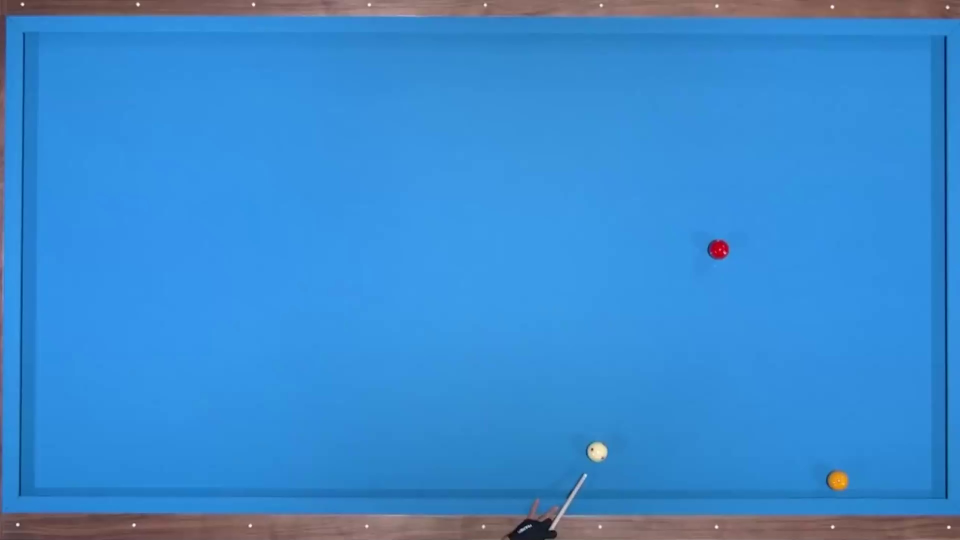
#> input picture first_frame.jpg, 1920 x 1080 px (shown at 1/2 size)
$ python dilation_and_erosion.py --input ../first_frame.jpg
#> lines starting #> are read from the running program, lines starting #| are printed output that depends on the picture
from __future__ import print_function
import cv2 as cv
import numpy as np
import argparse
src = None
erosion_size = 0
max_elem = 2
max_kernel_size = 21
title_trackbar_element_shape = 'Element:\n 0: Rect \n 1: Cross \n 2: Ellipse'
title_trackbar_kernel_size = 'Kernel size:\n 2n +1'
title_erosion_window = 'Erosion Demo'
title_dilation_window = 'Dilation Demo'
def main(image):
#> called with image = '../first_frame.jpg'
    global src
    src = cv.imread(cv.samples.findFile(image))
#> src is the input picture: shape (1080, 1920, 3); mean B, G, R 208.7, 138.9, 57.5
    if src is None:
        print('Could not open or find the image: ', image)
        exit(0)
    cv.namedWindow(title_erosion_window, cv.WINDOW_NORMAL)
    cv.resizeWindow(title_erosion_window, int(len(src[0])*0.3), int(len(src)*0.3))
    cv.createTrackbar(title_trackbar_element_shape, title_erosion_window, 0, max_elem, erosion)
#> slider 'Element:\n 0: Rect \n 1: Cross \n' is set to 1
    cv.createTrackbar(title_trackbar_kernel_size, title_erosion_window, 0, max_kernel_size, erosion)
#> slider 'Kernel size:\n 2n +1' is set to 7

    cv.namedWindow(title_dilation_window, cv.WINDOW_NORMAL)
    cv.resizeWindow(title_dilation_window, int(len(src[0])*0.3), int(len(src)*0.3))
    cv.createTrackbar(title_trackbar_element_shape, title_dilation_window, 0, max_elem, dilatation)
#> slider 'Element:\n 0: Rect \n 1: Cross \n' is set to 1
    cv.createTrackbar(title_trackbar_kernel_size, title_dilation_window, 0, max_kernel_size, dilatation)
#> slider 'Kernel size:\n 2n +1' is set to 7
    erosion(0)
    dilatation(0)
    cv.waitKey()
# optional mapping of values with morphological shapes
def morph_shape(val):
    if val == 0:
        return cv.MORPH_RECT
    elif val == 1:
        return cv.MORPH_CROSS
    elif val == 2:
        return cv.MORPH_ELLIPSE
def erosion(val):
#> called with val = 0
    erosion_size = cv.getTrackbarPos(title_trackbar_kernel_size, title_erosion_window)
    erosion_shape = morph_shape(cv.getTrackbarPos(title_trackbar_element_shape, title_erosion_window))

    element = cv.getStructuringElement(erosion_shape, (2 * erosion_size + 1, 2 * erosion_size + 1),
    (erosion_size, erosion_size))

    erosion_dst = cv.erode(src, element)
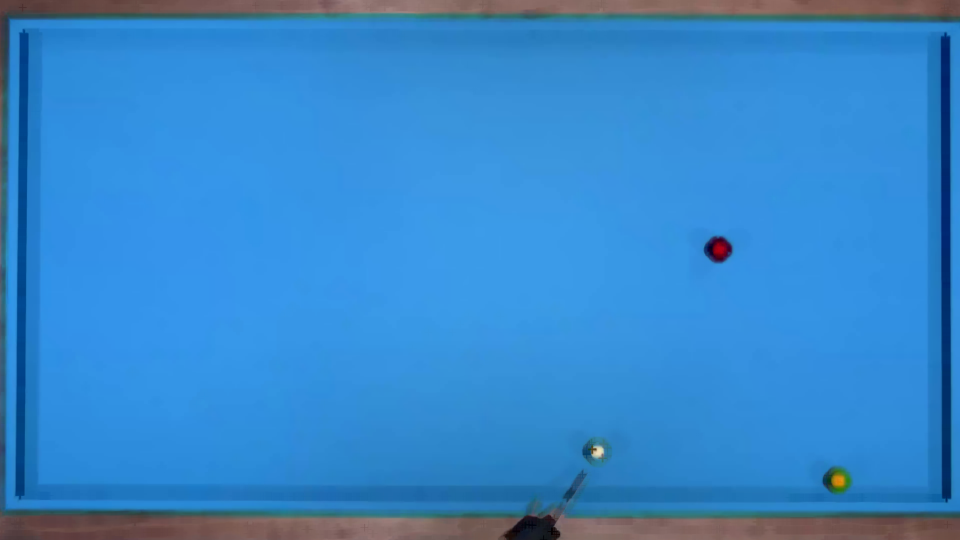
#> erosion_dst: shape (1080, 1920, 3) (shown at 1/2 size); mean B, G, R 203.9, 135.6, 54
    cv.imshow(title_erosion_window, erosion_dst)
def dilatation(val):
#> called with val = 0
    dilatation_size = cv.getTrackbarPos(title_trackbar_kernel_size, title_dilation_window)
    dilation_shape = morph_shape(cv.getTrackbarPos(title_trackbar_element_shape, title_dilation_window))
    element = cv.getStructuringElement(dilation_shape, (2 * dilatation_size + 1, 2 * dilatation_size + 1),
    (dilatation_size, dilatation_size))
    dilatation_dst = cv.dilate(src, element)
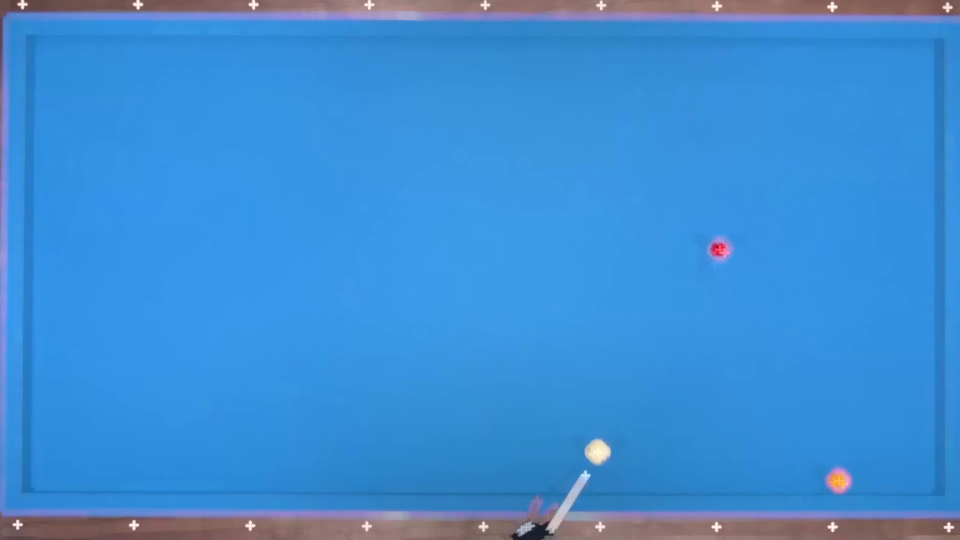
#> dilatation_dst: shape (1080, 1920, 3) (shown at 1/2 size); mean B, G, R 212.8, 141.6, 61
    cv.imshow(title_dilation_window, dilatation_dst)
if __name__ == "__main__":
    parser = argparse.ArgumentParser(description='Code for Eroding and Dilating tutorial.')
    parser.add_argument('--input', help='Path to input image.', default='LinuxLogo.jpg')
    args = parser.parse_args()
    main(args.input)
